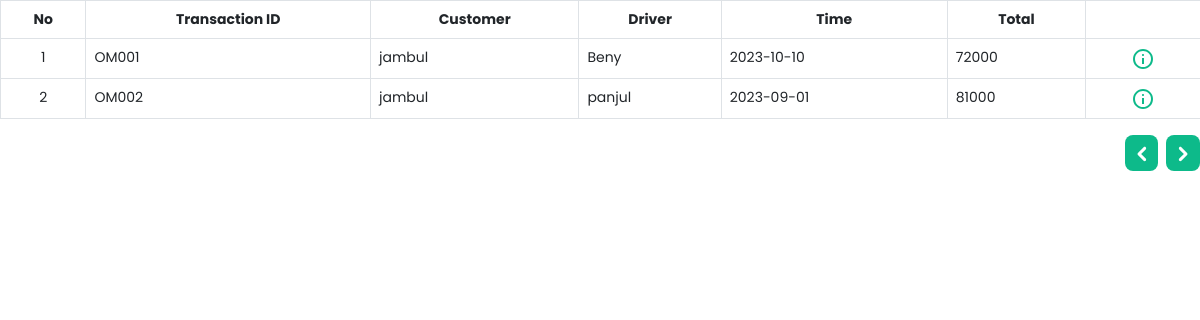
Page /dashboard/pages/admin/transactionFood.php on the committed database.
### tables this page shows
CREATE TABLE `order_menu` (
  `order_menuid` char(5) NOT NULL,
  `customer_id` char(5) DEFAULT NULL,
  `merchant_id` char(5) DEFAULT NULL,
  `driver_id` char(5) DEFAULT NULL,
  `transaction_date` date DEFAULT NULL
);

CREATE TABLE `customers` (
  `customer_id` char(5) NOT NULL,
  `subscription_id` char(5) DEFAULT NULL,
  `name` varchar(100) DEFAULT NULL,
  `gender` enum('male','female') DEFAULT NULL,
  `age` int(11) DEFAULT NULL,
  `username` varchar(100) DEFAULT NULL,
  `password` varchar(100) DEFAULT NULL,
  `address` varchar(255) NOT NULL,
  `phone_number` varchar(15) NOT NULL
);

CREATE TABLE `driver` (
  `driver_id` char(5) NOT NULL CHECK (`driver_id` regexp '^DI[0-9][0-9][0-9]'),
  `vehicle` varchar(100) DEFAULT NULL,
  `name` varchar(100) DEFAULT NULL,
  `age` int(11) DEFAULT NULL,
  `gender` enum('male','female') DEFAULT NULL,
  `phone_number` varchar(15) DEFAULT NULL,
  `number_plate` varchar(15) NOT NULL
);

### dashboard/pages/admin/transactionFood.php (the view, shortened to what this page needs)
<?php
include("../../../Database/connection.php");
$start = 0;
$rowPerPage = 10;
$rows = mysqli_query($conn, "select * from order_menu");
$numRows = mysqli_num_rows($rows);
$pages = ceil($numRows / $rowPerPage);
$history = $_GET["history"];
?>
<!DOCTYPE html>
<html lang="en">
<head>
    <link href="https://cdn.jsdelivr.net/npm/bootstrap@5.0.2/dist/css/bootstrap.min.css" rel="stylesheet">
    <link rel="stylesheet" href="style/style.css">
    <link rel="stylesheet" href="style/transaction.css">
</head>
<body>
    <table class="table table-bordered bg-white">
        <thead>
            <tr>
                <th scope="col">No</th>
                <th scope="col">Transaction ID</th>
                <th scope="col">Customer</th>
                <th scope="col">Driver</th>
                <th scope="col">Time</th>
                <th scope="col">Total</th>
                <th scope="col"></th>
            </tr>
        </thead>
        <tbody>
            <?php
            $no = 1;
            $sql = "SELECT om.order_menuid, om.transaction_date, c.name AS customer_name, d.name AS driver_name, omd.quantity, m.menu_id, m.name AS product_name, m.price, (m.price * omd.quantity) AS total, SUM((m.price*omd.quantity)) AS grand_total, mr.name as merchant_name
            FROM order_menu om
                        JOIN customers c ON om.customer_id = c.customer_id
                        JOIN driver d ON om.driver_id = d.driver_id
                        JOIN order_menu_detail omd ON om.order_menuid = omd.order_menuid
                        JOIN menu m ON omd.menu_id = m.menu_id
                        JOIN merchant mr on m.merchant_id = mr.merchant_id
                        GROUP BY om.order_menuid limit $start, $rowPerPage";
            $res = mysqli_query($conn, $sql);
            while ($row = mysqli_fetch_assoc($res)) :
                $no++;
            ?>
                <tr>
                    <th><?= ++$start; ?></th>
                    <td><?= $row["order_menuid"] ?></td>
                    <td><?= $row["customer_name"] ?></td>
                    <td><?= $row["driver_name"] ?></td>
                    <td><?= $row["transaction_date"] ?></td>
                    <td><?= $row["grand_total"] ?></td>
                    <th>
                        <button type="button" data-bs-toggle="modal" data-bs-target="#modalDetail<?= $no ?>">
                        </button>
                    </th>
                </tr>
            <?php
            endwhile; ?>
        </tbody>
    </table>
    <div class="wrap-bottom">
        <?php
        if (isset($_GET['page']) && $_GET['page'] > 1) {
        ?>
            <a href="?history=<?= $history ?>&page=<?= $_GET['page'] - 1 ?>">
                <button class="arrow-btn">
                    <svg xmlns="http://www.w3.org/2000/svg" width="24" height="24" viewBox="0 0 24 24" fill="none">
                        <g clip-path="url(#clip0_187_949)">
                            <path fill-rule="evenodd" clip-rule="evenodd" d="M7.94011 13.0601C7.65921 12.7788 7.50143 12.3976 7.50143 12.0001C7.50143 11.6026 7.65921 11.2213 7.94011 10.9401L13.5961 5.28209C13.8775 5.00083 14.2591 4.84287 14.657 4.84296C15.0548 4.84305 15.4363 5.00119 15.7176 5.28259C15.9989 5.56398 16.1568 5.94558 16.1567 6.34344C16.1566 6.7413 15.9985 7.12283 15.7171 7.40409L11.1211 12.0001L15.7171 16.5961C15.9905 16.8789 16.1419 17.2577 16.1386 17.651C16.1354 18.0443 15.9778 18.4206 15.6998 18.6988C15.4219 18.9771 15.0457 19.135 14.6524 19.1386C14.2591 19.1422 13.8801 18.9912 13.5971 18.7181L7.93911 13.0611L7.94011 13.0601Z" fill="white" />
                        </g>
                        <defs>
                            <clipPath id="clip0_187_949">
                                <rect width="24" height="24" fill="white" transform="translate(24 24) rotate(-180)" />
                            </clipPath>
                        </defs>
                    </svg>
                </button>
            </a>
        <?php
        } else {
        ?>
            <a href="">
                <button class="arrow-btn">
                </button>
            </a>
        <?php
        }
        ?>
        <?php
        if (!isset($_GET['page']) && $numRows > $rowPerPage) {
        ?>
            <a href="?history=<?= $history ?>&page=2">
                <button class="arrow-btn right-btn">
                    <svg xmlns="http://www.w3.org/2000/svg" width="24" height="24" viewBox="0 0 24 24" fill="none">
                        <g clip-path="url(#clip0_187_945)">
                            <path fill-rule="evenodd" clip-rule="evenodd" d="M16.0599 10.9399C16.3408 11.2212 16.4986 11.6024 16.4986 11.9999C16.4986 12.3974 16.3408 12.7787 16.0599 13.0599L10.4039 18.7179C10.1225 18.9992 9.74089 19.1571 9.34304 19.157C8.94518 19.1569 8.56365 18.9988 8.28239 18.7174C8.00113 18.436 7.84317 18.0544 7.84326 17.6566C7.84336 17.2587 8.00149 16.8772 8.28289 16.5959L12.8789 11.9999L8.28289 7.40391C8.00952 7.12114 7.85814 6.7423 7.86137 6.34901C7.8646 5.95571 8.02218 5.57941 8.30016 5.30117C8.57815 5.02292 8.95429 4.86499 9.34759 4.86139C9.74088 4.85779 10.1199 5.0088 10.4029 5.28191L16.0609 10.9389L16.0599 10.9399Z" fill="white" />
                        </g>
                        <defs>
                            <clipPath id="clip0_187_945">
                                <rect width="24" height="24" fill="white" />
                            </clipPath>
                        </defs>
                    </svg>
                </button>
            </a>
        <?php
        } elseif (!isset($_GET['page']) && $numRows <= $rowPerPage) {
        ?>
            <a href="">
                <button class="arrow-btn right-btn">
                </button>
            </a>
        <?php
        }
        ?>
    </div>
</body>
</html>

### dashboard/pages/admin/style/style.css (style rules this page uses)
:root { --primary: #0dba8a; --text-white: #ffffff; --text-black: #092e24; --bg-grey: #f0f0f0; --bg-secondary: #dcf6ef; }
body { margin: 0; padding: 0; }
* { -webkit-box-sizing: content-box; -moz-box-sizing: content-box; box-sizing: content-box; }
*:before, *:after { -webkit-box-sizing: content-box; -moz-box-sizing: content-box; box-sizing: content-box; }
.table { font-family: 'poppins'; font-size: 14px; border-radius: 0.5rem; }
table tbody tr th button { border: none; background-color: var(--text-white); }
table thead tr th { text-align: center; }
table tbody tr th { text-align: center; font-weight: 400; }
.wrap-bottom { display: flex; justify-content: right; }
.wrap-bottom a { text-decoration: none; }
.wrap-bottom a .arrow-btn { background-color: var(--primary); border-radius: .5rem; border: none; padding: .3rem .3rem; }
.wrap-bottom a .arrow-btn.right-btn { margin-left: .5rem; }

### dashboard/pages/admin/style/transaction.css (style rules this page uses)
:root { --primary: #0dba8a; --text-white: #ffffff; --text-black: #092e24; --bg-grey: #f0f0f0; --bg-secondary: #dcf6ef; }
body { margin: 0; padding: 0; }
* { -webkit-box-sizing: content-box; -moz-box-sizing: content-box; box-sizing: content-box; }
*:before, *:after { -webkit-box-sizing: content-box; -moz-box-sizing: content-box; box-sizing: content-box; }

### rows in the picture
order_menu: order_menuid "OM001", customer.name "jambul", driver.name "Beny", transaction_date "2023-10-10", grand_total "72000"
order_menu: order_menuid "OM002", customer.name "jambul", driver.name "panjul", transaction_date "2023-09-01", grand_total "81000"
